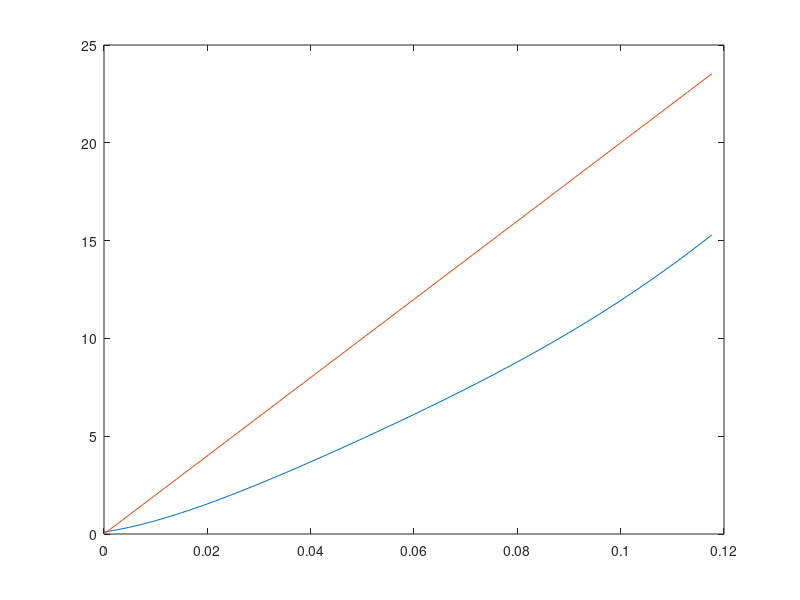

The MATLAB source for this figure:

L = linspace(0.17,0.19,50)';


A0 = 290; % initial cross-section (mm^2)
ls = 0.17; % slack length (m)
a1 = -488737.9;
a2 = 2648898.5;
a3 = -5736967.6;
a4 = 6206986.7;
a5 = -3354935.1;
a6 = 724755.5;
nu = 0.4; % Poisson ratio

lambda = L/ls; % stretch ratio
sigma = a1*lambda.^5 + a2*lambda.^4 + a3*lambda.^3 + a4*lambda.^2 + a5*lambda + a6; % stress
e = lambda-1;

A = A0*(lambda.^(-nu)).^2;

F_PF = sigma.*A -29;

figure
plot(e,sigma)
hold on
plot(e,e*200)



a1+a2+a3+a4+a5+a6
